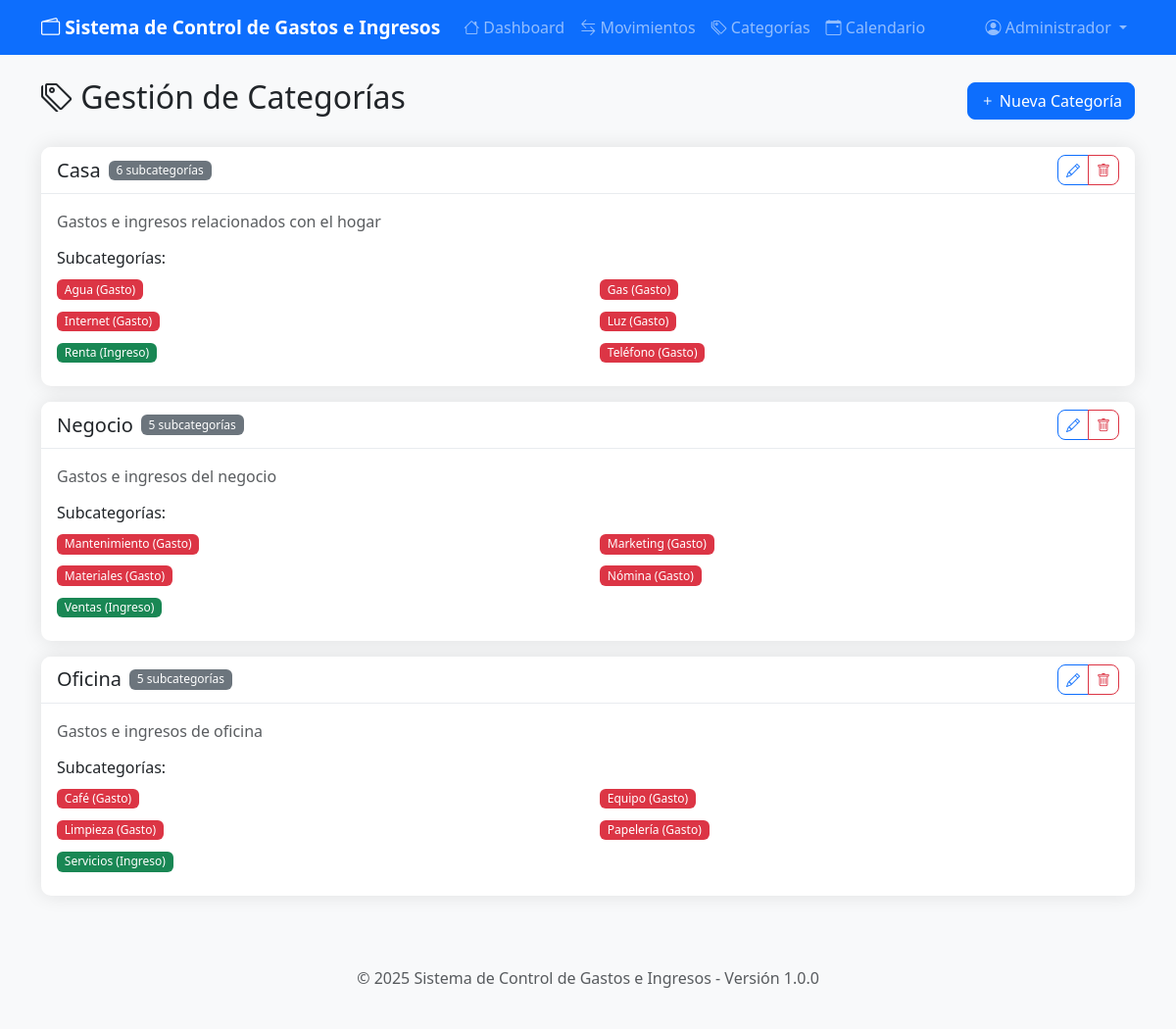
The app's page /index.php?controller=category&action=index (signed in) with its own data.
### tables this page shows
CREATE TABLE categories (
    id INT AUTO_INCREMENT PRIMARY KEY,
    name VARCHAR(50) NOT NULL,
    description TEXT,
    color VARCHAR(7) DEFAULT '#007bff',
    active BOOLEAN DEFAULT TRUE,
    created_at TIMESTAMP DEFAULT CURRENT_TIMESTAMP,
    updated_at TIMESTAMP DEFAULT CURRENT_TIMESTAMP ON UPDATE CURRENT_TIMESTAMP
);

CREATE TABLE subcategories (
    id INT AUTO_INCREMENT PRIMARY KEY,
    category_id INT NOT NULL,
    name VARCHAR(50) NOT NULL,
    description TEXT,
    type ENUM('income', 'expense') NOT NULL,
    active BOOLEAN DEFAULT TRUE,
    created_at TIMESTAMP DEFAULT CURRENT_TIMESTAMP,
    updated_at TIMESTAMP DEFAULT CURRENT_TIMESTAMP ON UPDATE CURRENT_TIMESTAMP,
    FOREIGN KEY (category_id) REFERENCES categories(id) ON DELETE CASCADE
);

### controllers/BaseController.php (called while the page is built, shortened)
<?php
abstract class BaseController {
    public function __construct() {
        $this->db = getDB();
    }
    protected function render($view, $data = []) {
        extract($data);
        include "views/{$view}.php";
        $content = ob_get_clean();
        include 'views/layouts/main.php';
    }
}
?>

### controllers/CategoryController.php (called while the page is built, shortened)
<?php
class CategoryController extends BaseController {
    public function index() {
        $stmt = $this->db->query("
            SELECT c.*,
                   COUNT(s.id) as subcategories_count
            FROM categories c
            LEFT JOIN subcategories s ON c.id = s.category_id AND s.active = 1
            WHERE c.active = 1
            GROUP BY c.id
            ORDER BY c.name
        ");
        $categories = $stmt->fetchAll();
        foreach ($categories as &$category) {
            $stmt = $this->db->prepare("
                SELECT * FROM subcategories
                WHERE category_id = ? AND active = 1
                ORDER BY name
            ");
            $stmt->execute([$category['id']]);
            $category['subcategories'] = $stmt->fetchAll();
        }
        $data = [
            'title' => 'Gestión de Categorías',
            'categories' => $categories
        ];
        $this->render('category/index', $data);
    }
}
?>

### config/database.php (called while the page is built, shortened)
<?php
class Database {
    private static $instance = null;
    private $connection;
    private function __construct() {
        try {
            $dsn = "mysql:host=" . DB_HOST . ";dbname=" . DB_NAME . ";charset=" . DB_CHARSET;
            $this->connection = new PDO($dsn, DB_USER, DB_PASS);
            $this->connection->setAttribute(PDO::ATTR_ERRMODE, PDO::ERRMODE_EXCEPTION);
            $this->connection->setAttribute(PDO::ATTR_DEFAULT_FETCH_MODE, PDO::FETCH_ASSOC);
        } catch (PDOException $e) {
            die("Error de conexión a la base de datos: " . $e->getMessage());
        }
    }
    public static function getInstance() {
        if (self::$instance === null) {
            self::$instance = new self();
        }
        return self::$instance;
    }
    public function getConnection() {
        return $this->connection;
    }
}
function getDB() {
    return Database::getInstance()->getConnection();
}
?>

### views/category/index.php (the view, shortened to what this page needs)
<div class="d-flex justify-content-between align-items-center mb-4">
    <h2>
        <i class="bi bi-tags"></i> Gestión de Categorías
    </h2>
    <button type="button" class="btn btn-primary" data-bs-toggle="modal" data-bs-target="#categoryModal">
        <i class="bi bi-plus"></i> Nueva Categoría
    </button>
</div>
<?php foreach ($categories as $category): ?>
<div class="card mb-3">
    <div class="card-header d-flex justify-content-between align-items-center">
        <div class="d-flex align-items-center">
            <h5 class="mb-0"><?php echo htmlspecialchars($category['name']); ?></h5>
            <span class="badge bg-secondary ms-2"><?php echo $category['subcategories_count']; ?> subcategorías</span>
        </div>
        <div class="btn-group btn-group-sm">
            <button type="button" class="btn btn-outline-primary" onclick="editCategory(<?php echo $category['id']; ?>)">
                <i class="bi bi-pencil"></i>
            </button>
            <a href="index.php?controller=category&action=delete&id=<?php echo $category['id']; ?>"
               class="btn btn-outline-danger btn-delete">
                <i class="bi bi-trash"></i>
            </a>
        </div>
    </div>
    <div class="card-body">
        <?php if (!empty($category['description'])): ?>
            <p class="text-muted mb-3"><?php echo htmlspecialchars($category['description']); ?></p>
        <?php endif; ?>
        <?php if (!empty($category['subcategories'])): ?>
            <h6>Subcategorías:</h6>
            <div class="row">
                <?php foreach ($category['subcategories'] as $subcategory): ?>
                    <div class="col-md-6 mb-2">
                        <span class="badge bg-<?php echo $subcategory['type'] === 'income' ? 'success' : 'danger'; ?>">
                            <?php echo htmlspecialchars($subcategory['name']); ?>
                            (<?php echo $subcategory['type'] === 'income' ? 'Ingreso' : 'Gasto'; ?>)
                        </span>
                    </div>
                <?php endforeach; ?>
            </div>
        <?php else: ?>
            <p class="text-muted">No hay subcategorías definidas</p>
        <?php endif; ?>
    </div>
</div>
<?php endforeach; ?>

### index.php (shortened to what this page needs)
<?php
require_once 'config/database.php';
require_once 'controllers/BaseController.php';
require_once 'controllers/CategoryController.php';
$action = $_GET['action'] ?? 'login';
$controller = $_GET['controller'] ?? 'auth';
switch ($controller) {
    case 'category':
        $categoryController = new CategoryController();
        switch ($action) {
            case 'index':
                $categoryController->index();
                break;
        }
        break;
}
?>

### views/layouts/main.php (shortened to what this page needs)
<!DOCTYPE html>
<html lang="es">
<head>
    <link href="https://cdn.jsdelivr.net/npm/bootstrap@5.3.2/dist/css/bootstrap.min.css" rel="stylesheet">
    <link href="https://cdn.jsdelivr.net/npm/bootstrap-icons@1.11.1/font/bootstrap-icons.css" rel="stylesheet">
    <link href="https://cdn.jsdelivr.net/npm/fullcalendar@6.1.8/index.global.min.css" rel="stylesheet">
    <link href="assets/css/style.css" rel="stylesheet">
</head>
<body>
    <?php if (isset($_SESSION['user_id'])): ?>
        <nav class="navbar navbar-expand-lg navbar-dark bg-primary">
            <div class="container">
                <a class="navbar-brand" href="index.php?controller=dashboard&action=index">
                    <i class="bi bi-wallet2"></i> <?php echo APP_NAME; ?>
                </a>
                <div class="collapse navbar-collapse" id="navbarNav">
                    <ul class="navbar-nav me-auto">
                        <li class="nav-item">
                            <a class="nav-link" href="index.php?controller=dashboard&action=index">
                                <i class="bi bi-house"></i> Dashboard
                            </a>
                        </li>
                        <li class="nav-item">
                            <a class="nav-link" href="index.php?controller=movement&action=index">
                                <i class="bi bi-arrow-left-right"></i> Movimientos
                            </a>
                        </li>
                        <li class="nav-item">
                            <a class="nav-link" href="index.php?controller=category&action=index">
                                <i class="bi bi-tags"></i> Categorías
                            </a>
                        </li>
                        <li class="nav-item">
                            <a class="nav-link" href="index.php?controller=calendar&action=index">
                                <i class="bi bi-calendar-event"></i> Calendario
                            </a>
                        </li>
                    </ul>
                    <ul class="navbar-nav">
                        <li class="nav-item dropdown">
                            <a class="nav-link dropdown-toggle" href="#" id="navbarDropdown" role="button" data-bs-toggle="dropdown">
                                <i class="bi bi-person-circle"></i> <?php echo $_SESSION['user_name']; ?>
                            </a>
                        </li>
                    </ul>
                </div>
            </div>
        </nav>
    <?php endif; ?>
    <main class="<?php echo isset($_SESSION['user_id']) ? 'container mt-4' : ''; ?>">
        <?php echo $content; ?>
    </main>
    <?php if (isset($_SESSION['user_id'])): ?>
        <footer class="bg-light text-center text-muted py-4 mt-5">
            <div class="container">
                <p>&copy; <?php echo date('Y'); ?> <?php echo APP_NAME; ?> - Versión <?php echo APP_VERSION; ?></p>
            </div>
        </footer>
    <?php endif; ?>
</body>
</html>

### assets/css/style.css (style rules this page uses)
body { font-family: 'Segoe UI', Tahoma, Geneva, Verdana, sans-serif; background-color: #f8f9fa; }
.navbar-brand { font-weight: bold; font-size: 1.2rem; }
.navbar-nav .nav-link { font-weight: 500; transition: all 0.3s ease; }
.card { border: none; border-radius: 10px; box-shadow: 0 0 20px rgba(0, 0, 0, 0.1); transition: all 0.3s ease; }
.card-header { background-color: #fff; border-bottom: 1px solid #e9ecef; border-radius: 10px 10px 0 0 !important; }
.btn { border-radius: 8px; font-weight: 500; transition: all 0.3s ease; }
.badge { font-weight: 500; border-radius: 6px; }

### records on screen
categories: name "Casa", subcategories_count "6", description "Gastos e ingresos relacionados con el hogar"
subcategories: name "Agua", type "Gasto"
subcategories: name "Gas", type "Gasto"
subcategories: name "Internet", type "Gasto"
subcategories: name "Luz", type "Gasto"
subcategories: name "Renta", type "Ingreso"
subcategories: name "Teléfono", type "Gasto"
categories: name "Negocio", subcategories_count "5", description "Gastos e ingresos del negocio"
subcategories: name "Mantenimiento", type "Gasto"
subcategories: name "Marketing", type "Gasto"
subcategories: name "Materiales", type "Gasto"
subcategories: name "Nómina", type "Gasto"
subcategories: name "Ventas", type "Ingreso"
categories: name "Oficina", subcategories_count "5", description "Gastos e ingresos de oficina"
subcategories: name "Café", type "Gasto"
subcategories: name "Equipo", type "Gasto"
subcategories: name "Limpieza", type "Gasto"
subcategories: name "Papelería", type "Gasto"
subcategories: name "Servicios", type "Ingreso"

### other values on screen
APP_NAME "Sistema de Control de Gastos e Ingresos"
$_SESSION['user_name'] "Administrador"
APP_VERSION "1.0.0"
